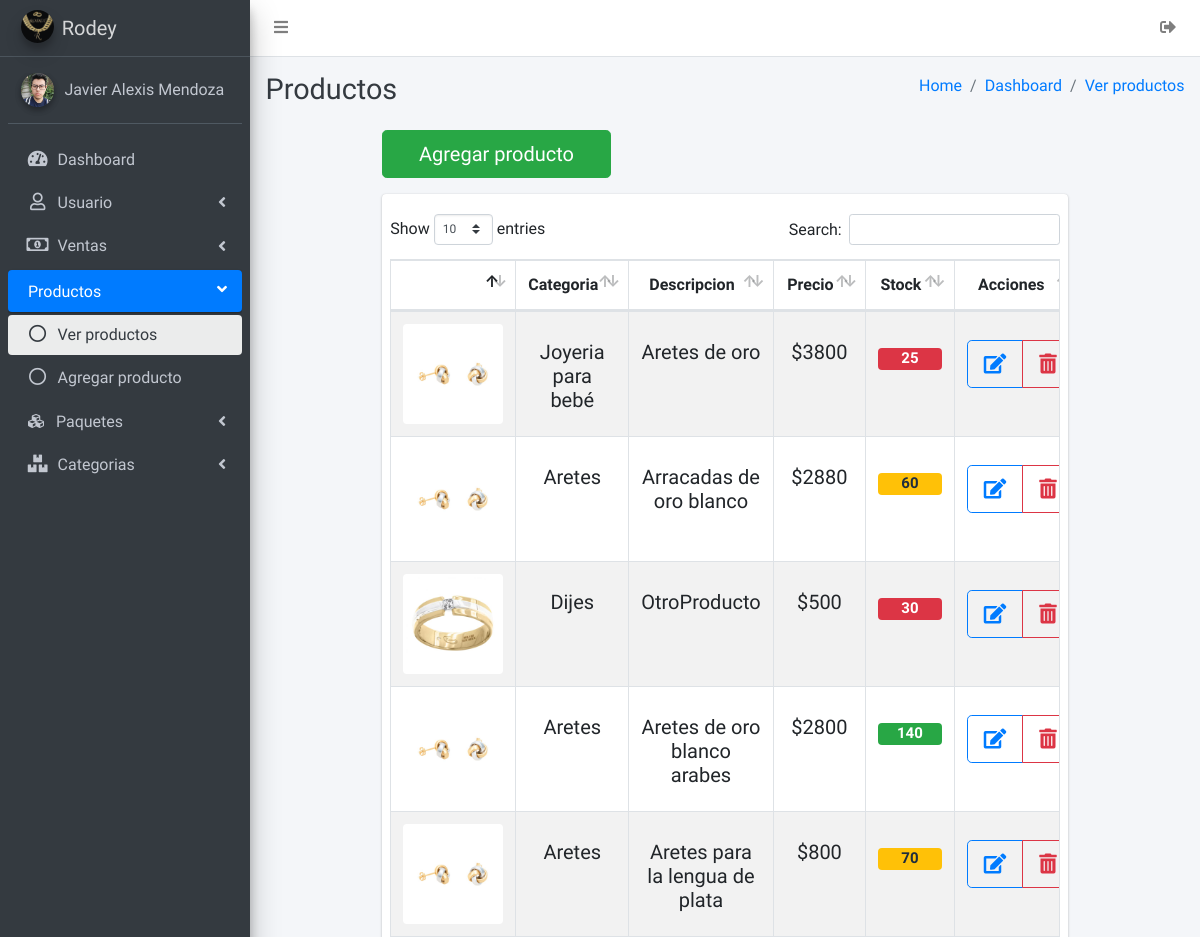
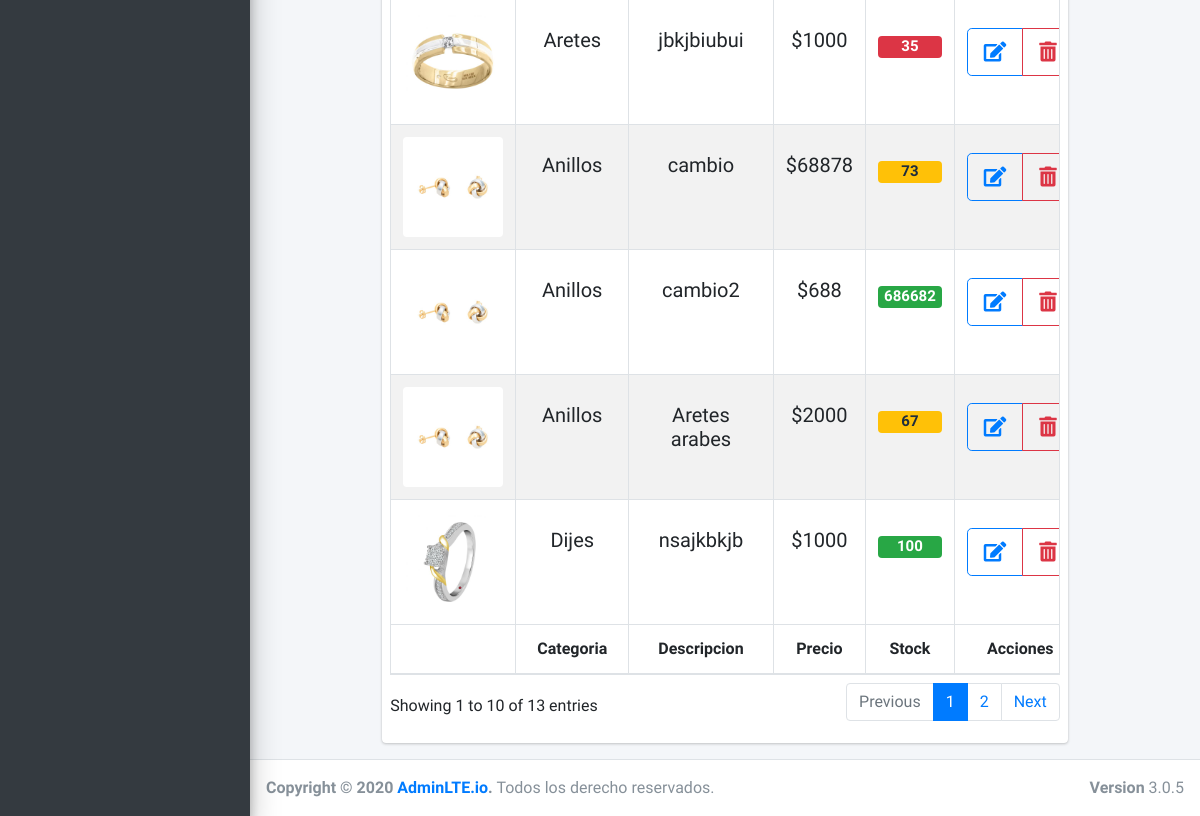
The app's page /productos/productos.php (signed in), older data (2 pictures, top to bottom).
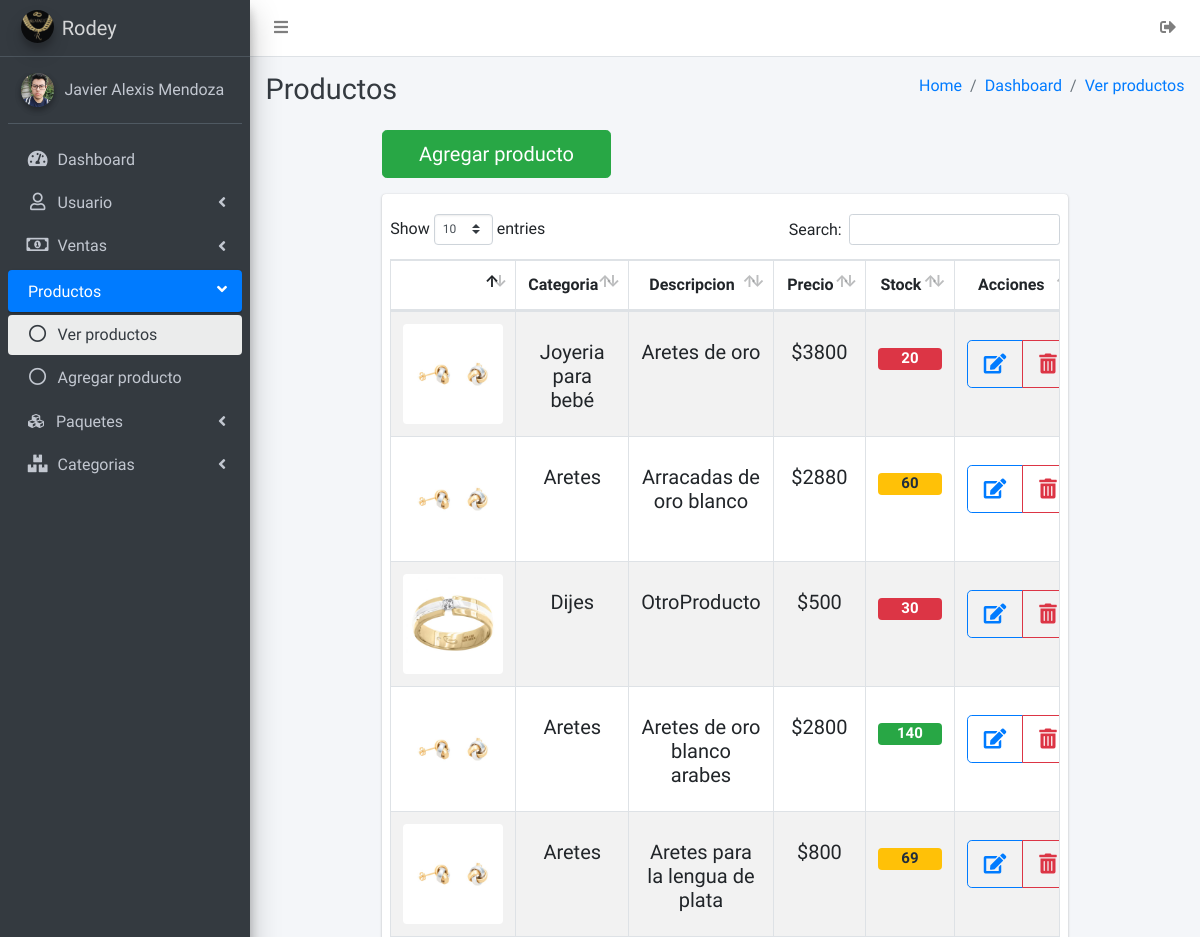
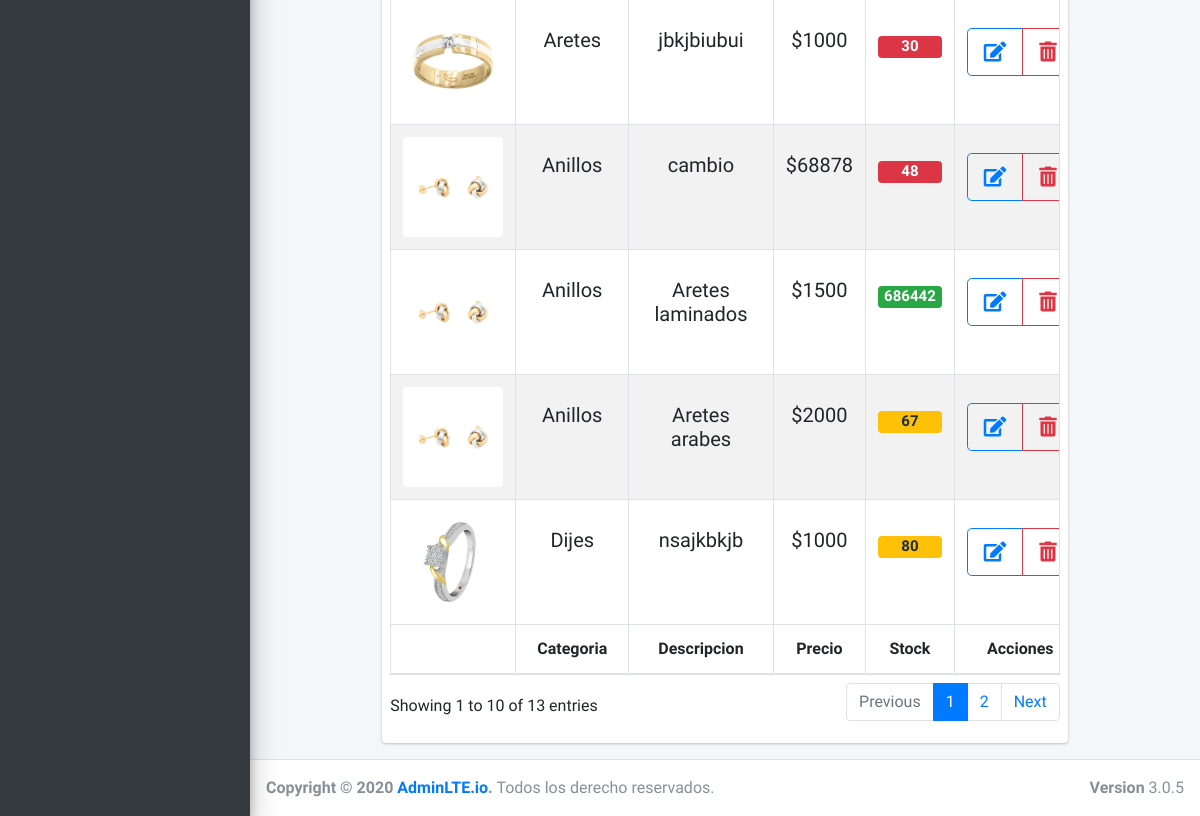
The same page, newer data (2 pictures, top to bottom).
### tables this page shows
CREATE TABLE `usuarios` (
  `idusuarios` int NOT NULL AUTO_INCREMENT,
  `nombre` varchar(45) NOT NULL,
  `apellidoP` varchar(45) NOT NULL,
  `apellidoM` varchar(45) NOT NULL,
  `numeroCelular` varchar(20) DEFAULT NULL,
  `correoElectronico` varchar(45) DEFAULT NULL,
  `direccion` varchar(100) DEFAULT NULL,
  `estado` tinyint(1) NOT NULL DEFAULT '1',
  `usuario` varchar(30) NOT NULL,
  `contraseña` varchar(300) NOT NULL,
  `imgUsuario` varchar(200) DEFAULT NULL,
  `categoria_usuario` int NOT NULL,
  PRIMARY KEY (`idusuarios`),
  KEY `fk_categoria_idx` (`categoria_usuario`),
  CONSTRAINT `fk_categoria` FOREIGN KEY (`categoria_usuario`) REFERENCES `categoria_usuario` (`idcategoria_usuario`)
);

CREATE TABLE `producto` (
  `idProducto` int NOT NULL AUTO_INCREMENT,
  `categoria_kf` int NOT NULL,
  `descripcion` varchar(150) NOT NULL,
  `costo_compra` float NOT NULL,
  `costo_venta` float NOT NULL,
  `cantidad_stock` int NOT NULL,
  `img_producto` varchar(200) DEFAULT NULL,
  PRIMARY KEY (`idProducto`),
  KEY `fk_producto_categoria_idx` (`categoria_kf`),
  CONSTRAINT `fk_producto_categoria` FOREIGN KEY (`categoria_kf`) REFERENCES `categoria_producto` (`idcategoria_producto`)
);

CREATE TABLE `categoria_producto` (
  `idcategoria_producto` int NOT NULL AUTO_INCREMENT,
  `categoria` varchar(45) NOT NULL,
  PRIMARY KEY (`idcategoria_producto`)
);

### sessionIniciada.php (called while the page is built, shortened)
<?php
if ((isset($_SESSION['idusuario']) && $_SESSION['idusuario'] != '')) {
    $idusuario = $_SESSION['idusuario'];
    include 'conexiones/conexion.php';
    $sql = "SELECT * FROM usuarios WHERE idusuarios = " . $idusuario . " and estado=1";
    $result = $conexion->query($sql);
    $mostrar = mysqli_fetch_array($result);
    $IMGUSER = $mostrar['imgUsuario'];
    $NOMBREUSER = $mostrar['nombre'] . ' ' . $mostrar['apellidoP'];
} else {
    $host  = $_SERVER['HTTP_HOST'];
    $uri   = rtrim(dirname($_SERVER['PHP_SELF']), '/\\');
    $extra = 'index.php';
    header("Location: http://$host/Admin_joyeria/$extra");
    die();
}

### productos/productos.php (the view, shortened to what this page needs)
<?php
include '../sessionIniciada.php';
?>
<!DOCTYPE html>
<html>
<head>
    <link rel="stylesheet" href="../plugins/fontawesome-free/css/all.min.css">
    <link rel="stylesheet" href="https://code.ionicframework.com/ionicons/2.0.1/css/ionicons.min.css">
    <link rel="stylesheet" href="../plugins/tempusdominus-bootstrap-4/css/tempusdominus-bootstrap-4.min.css">
    <link rel="stylesheet" href="../dist/css/adminlte.min.css">
    <link rel="stylesheet" href="../plugins/datatables-bs4/css/dataTables.bootstrap4.min.css">
    <link rel="stylesheet" href="../plugins/datatables-responsive/css/responsive.bootstrap4.min.css">
</head>
<body class="hold-transition sidebar-mini layout-fixed">
    <div class="wrapper">
        <nav class="main-header navbar navbar-expand navbar-white navbar-light">
            <ul class="navbar-nav">
                <li class="nav-item">
                    <a class="nav-link" data-widget="pushmenu" href="#" role="button"><i class="fas fa-bars"></i></a>
                </li>
            </ul>
            <ul class="navbar-nav ml-auto">
                <a class="nav-link effectoHover" data-toggle="" href="../cerrarSesion.php">
                    <i class="fas fa-sign-out-alt"></i>
                </a>
            </ul>
        </nav>
        <aside class="main-sidebar sidebar-dark-primary elevation-4">
            <a href="../main.php" class="brand-link">
                <img src="../img/logo.png" alt="AdminLTE Logo" class="brand-image img-circle elevation-3"
                    style="opacity: .8">
                <span class="brand-text font-weight-light">Rodey</span>
            </a>
            <div class="sidebar">
                <div class="user-panel mt-3 pb-3 mb-3 d-flex">
                    <div class="image">
                        <img src="<?= $IMGUSER ?>" class="img-circle elevation-2" alt="User Image">
                    </div>
                    <div class="info">
                        <a href="#" class="d-block"><?php echo $NOMBREUSER ?></a>
                    </div>
                </div>
                <nav class="mt-2">
                    <ul class="nav nav-pills nav-sidebar flex-column" data-widget="treeview" role="menu"
                        data-accordion="false">
                        <li class="nav-item">
                            <a href="../main.php" class="nav-link ">
                                <i class="nav-icon fas fa-tachometer-alt"></i>
                                <p>
                                    Dashboard
                                </p>
                            </a>
                        </li>
                        <li class="nav-item has-treeview">
                            <a href="#" class="nav-link">
                                <i class="far fa-user nav-icon"></i>
                                <p>
                                    Usuario
                                    <i class="fas fa-angle-left right"></i>
                                </p>
                            </a>
                        </li>
                        <li class="nav-item has-treeview">
                            <a href="#" class="nav-link">
                                <i class="far fa-money-bill-alt nav-icon"></i>
                                <p>
                                    Ventas
                                    <i class="fas fa-angle-left right"></i>
                                </p>
                            </a>
                        </li>
                        <li class="nav-item has-treeview menu-open">
                            <a href="#" class="nav-link active">
                                <p>
                                    Productos
                                    <i class="fas fa-angle-left right"></i>
                                </p>
                            </a>
                            <ul class="nav nav-treeview">
                                <li class="nav-item">
                                    <a href="productos.php" class="nav-link active">
                                        <i class="far fa-circle nav-icon"></i>
                                        <p>Ver productos</p>
                                    </a>
                                </li>
                                <li class="nav-item">
                                    <a href="nuevoProducto.php" class="nav-link">
                                        <i class="far fa-circle nav-icon"></i>
                                        <p>Agregar producto</p>
                                    </a>
                                </li>
                            </ul>
                        </li>
                        <li class="nav-item has-treeview ">
                            <a href="#" class="nav-link ">
                                <i class="fas fa-cubes mx-1"></i>
                                <p class="ml-1">
                                    Paquetes
                                    <i class="fas fa-angle-left right"></i>
                                </p>
                            </a>
                        </li>
                        <li class="nav-item has-treeview">
                            <a href="#" class="nav-link">
                                <i class="fas fa-boxes nav-icon"></i>
                                <p>
                                    Categorias
                                    <i class="fas fa-angle-left right"></i>
                                </p>
                            </a>
                        </li>
                    </ul>
                </nav>
            </div>
        </aside>
        <div class="content-wrapper">
            <div class="content-header">
                <div class="container-fluid">
                    <div class="row mb-2">
                        <div class="col-sm-6">
                            <h1 class="m-0 text-dark">Productos</h1>
                        </div>
                        <div class="col-sm-6">
                            <ol class="breadcrumb float-sm-right">
                                <li class="breadcrumb-item"><a href="../main.php">Home</a></li>
                                <li class="breadcrumb-item"><a href="../main.php">Dashboard</a></li>
                                <li class="breadcrumb-item disabled"><a href="productos.php">Ver productos</a></li>
                            </ol>
                        </div>
                    </div>
                </div>
            </div>
            <section class="content">
                <div class="container-fluid">
                    <div class="row justify-content-center mb-3">
                        <div class="col-lg-9 col-sm-12">
                            <a href="nuevoProducto.php" class="col-lg-4 btn-lg col-md-4 d-block btn btn-success"> Agregar producto</a>
                        </div>
                    </div>
                    <?php
                    include '../conexiones/conexion.php';
                    $sql = "CALL select_tabla_productos()";
                    $resultado = $conexion->query($sql);
                    ?>
                    <div class="row justify-content-center">
                        <div class="col-lg-9 col-sm-12">
                            <div class="card">
                                <div
                                    class="card-body w-100 px-2                                                                                                                                                                                                              ">
                                    <table id="example2"
                                        class=" table-hover table-responsive table table-striped table-bordered text-center">
                                        <thead>
                                            <tr>
                                                <th></th>
                                                <th>Categoria</th>
                                                <th>Descripcion</th>
                                                <th>Precio</th>
                                                <th>Stock</th>
                                                <th>Acciones</th>
                                            </tr>
                                        </thead>
                                        <tbody>
                                            <?php
                                            $var=0;
                                            while ($mostrar = mysqli_fetch_array($resultado)) {
                                                $img = $mostrar['img'];
                                            ?>
                                            <tr>
                                                <td><img src="../img_productos/<?= $img ?>" data-toggle="modal"
                                                        data-target="#exampleModal<?= $var ?>" class="img-rounded"
                                                        alt="" width="100"></td>
                                                <td>
                                                    <p class="mt-3 h5"><?php echo $mostrar['categoria'] ?></p>
                                                </td>
                                                <td>
                                                    <p class="mt-3 h5"><?php echo $mostrar['descripcion'] ?></p>
                                                </td>
                                                <td><strong>
                                                        <p class="mt-3 h5"><?php echo '$' . $mostrar['costo'] ?></p>
                                                    </strong></td>
                                                <td>
                                                    <p class="mt-3 h5 "><span
                                                            class="badge mt-4 <?= ($mostrar['stock'] < 50) ? "badge-danger" : (($mostrar['stock'] < 100) ? "badge-warning" : "badge-success") ?> d-block"><?php echo $mostrar['stock'] ?></span>
                                                    </p>
                                                </td>
                                                <td>
                                                    <div class="btn-group btn-group mt-3">
                                                        <a href="accionesProducto/actualizarProducto.php?id=<?= $mostrar['id_producto'] ?>"
                                                            class="btn btn-lg btn-outline-primary"><i
                                                                class="fas fa-edit"></i></a>
                                                        <a class="btn btn-lg btn-outline-danger"
                                                            href="accionesProducto/eliminarProducto.php?id=<?= $mostrar['id_producto'] ?>"><i
                                                                class="fas fa-trash-alt"></i></a>
                                                    </div>
                                                </td>
                                            </tr>
                                            <?php $var=$var+1; } ?>
                                        </tbody>
                                        <tfoot>
                                            <tr>
                                                <th></th>
                                                <th>Categoria</th>
                                                <th>Descripcion</th>
                                                <th>Precio</th>
                                                <th>Stock</th>
                                                <th>Acciones</th>
                                            </tr>
                                        </tfoot>
                                    </table>
                                </div>
                            </div>
                        </div>
                    </div>
                </div>
        </div>
        <footer class=" main-footer ">
            <strong>Copyright &copy; 2020 <a href="#">AdminLTE.io</a>.</strong> Todos los derecho reservados.
            <div class=" float-right d-none d-sm-inline-block ">
                <b>Version</b> 3.0.5
            </div>
        </footer>
    </div>
</body>
</html>

### productos/productos.php (style rules this page uses)
tbody tr td { min-width: 50px; }

Row changes from the older to the newer data that the page shows:
changed producto "Aretes de oro": cantidad_stock "25" → "20"
changed producto "Aretes para la lengua de plata": cantidad_stock "70" → "69"
changed producto "jbkjbiubui": cantidad_stock "35" → "30"
changed producto "cambio": cantidad_stock "73" → "48"
changed producto: descripcion "cambio2" → "Aretes laminados"; costo_venta "688" → "1500"; cantidad_stock "686682" → "686442"
changed producto "nsajkbkjb": cantidad_stock "100" → "80"
